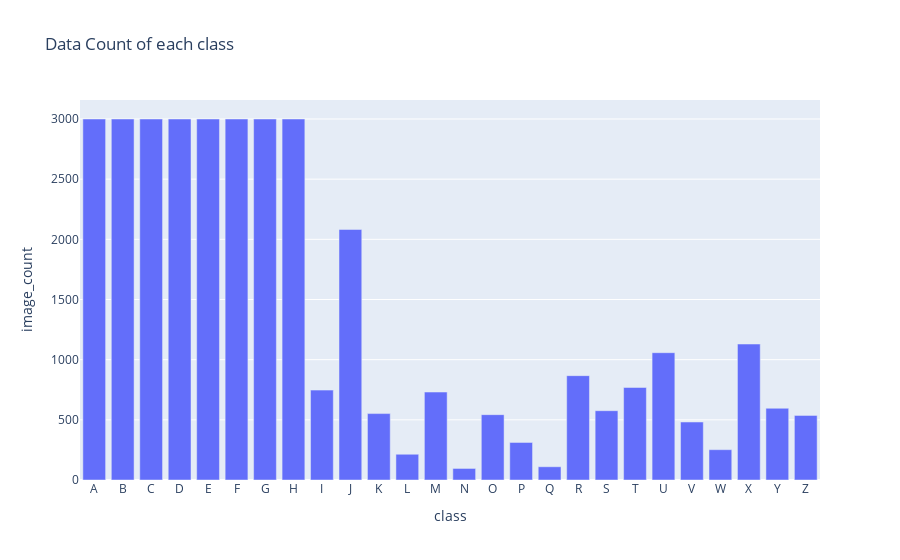

Source (notebook cell):
### Code cell
fig = px.bar(cls_data_count_df, 
             x='class', 
             y='image_count',
             title='Data Count of each class'
            )
fig.show()

### Figure 1 — Plotly figure (JSON) as saved in the notebook; plotly's stock layout.template omitted (floating-point values rounded to 4 significant figures)
{"data": [{"alignmentgroup": "True", "hovertemplate": "class=%{x}<br>image_count=%{y}<extra></extra>", "legendgroup": "", "marker": {"color": "#636efa", "pattern": {"shape": ""}}, "name": "", "offsetgroup": "", "orientation": "v", "showlegend": false, "textposition": "auto", "type": "bar", "x": ["A", "B", "C", "D", "E", "F", "G", "H", "I", "J", "K", "L", "M", "N", "O", "P", "Q", "R", "S", "T", "U", "V", "W", "X", "Y", "Z"], "xaxis": "x", "y": [3000, 3000, 3000, 3000, 3000, 3000, 3000, 3000, 747, 2082, 552, 214, 731, 96, 543, 312, 110, 867, 576, 769, 1058, 482, 252, 1130, 596, 537], "yaxis": "y"}], "layout": {"autosize": true, "barmode": "relative", "legend": {"tracegroupgap": 0}, "title": {"text": "Data Count of each class"}, "xaxis": {"anchor": "y", "autorange": true, "domain": [0, 1], "range": [-0.5, 25.5], "title": {"text": "class"}, "type": "category"}, "yaxis": {"anchor": "x", "autorange": true, "domain": [0, 1], "range": [0, 3158.0], "title": {"text": "image_count"}, "type": "linear"}}}
